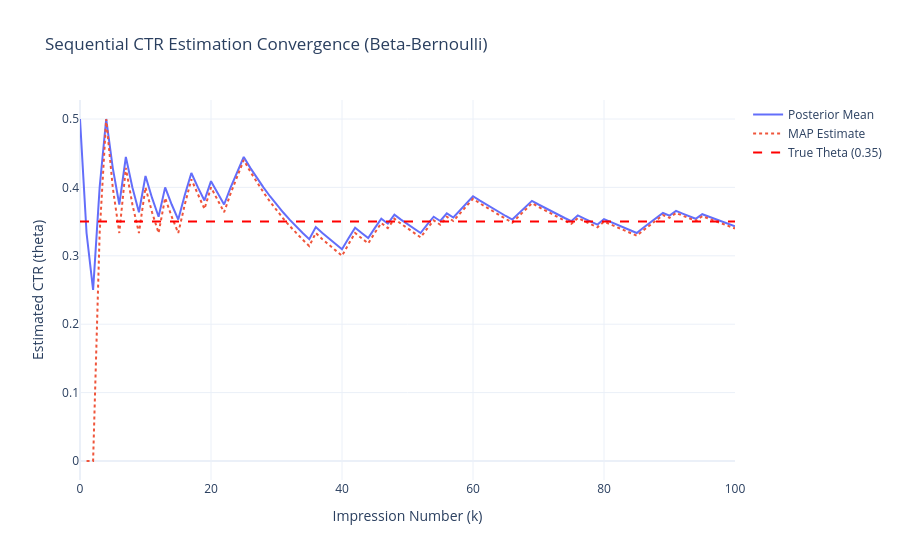

Notebook code for this chart:
### Code cell
import numpy as np
import plotly.graph_objects as go

# 1. Setup Simulation Parameters
np.random.seed(101)
n_impressions = 100
theta_true = 0.35

# 2. Tracking Variables
alpha_k = 1
beta_k = 1
mean_estimates = [alpha_k / (alpha_k + beta_k)]
map_estimates = [np.nan] # MAP is undefined at (1,1)

# 3. Simulate and Update
for k in range(n_impressions):
    # Simulate user interaction
    y_k = 1 if np.random.uniform(0, 1) < theta_true else 0
    
    # Analytical Update (Conjugacy)
    alpha_k += y_k
    beta_k += (1 - y_k)
    
    # Calculate Estimators
    mean_est = alpha_k / (alpha_k + beta_k)
    
    # Handle MAP edge cases
    if (alpha_k + beta_k - 2) == 0:
        map_est = np.nan
    else:
        # Clamp to [0, 1] for edge cases early in the sequence
        map_est = max(0.0, min(1.0, (alpha_k - 1) / (alpha_k + beta_k - 2)))
        
    mean_estimates.append(mean_est)
    map_estimates.append(map_est)

# 4. Visualize with Plotly
steps = list(range(n_impressions + 1))

fig = go.Figure()

fig.add_trace(go.Scatter(x=steps, y=mean_estimates, mode='lines', name="Posterior Mean", line=dict(width=2)))
fig.add_trace(go.Scatter(x=steps, y=map_estimates, mode='lines', name="MAP Estimate", line=dict(width=2, dash='dot')))
fig.add_trace(go.Scatter(x=steps, y=[theta_true]*(n_impressions + 1), mode='lines', 
                         name="True Theta (0.35)", line=dict(dash='dash', color='red', width=2)))

fig.update_layout(title="Sequential CTR Estimation Convergence (Beta-Bernoulli)",
                  xaxis_title="Impression Number (k)",
                  yaxis_title="Estimated CTR (theta)",
                  template="plotly_white")
fig.show()

### Figure 1 — Plotly figure (JSON) as saved in the notebook; plotly's stock layout.template omitted (floating-point values rounded to 4 significant figures)
{"data": [{"line": {"width": 2}, "mode": "lines", "name": "Posterior Mean", "type": "scatter", "x": [0, 1, 2, 3, 4, 5, 6, 7, 8, 9, 10, 11, 12, 13, 14, 15, 16, 17, 18, 19, 20, 21, 22, 23, 24, 25, 26, 27, 28, 29, 30, 31, 32, 33, 34, 35, 36, 37, 38, 39, 40, 41, 42, 43, 44, 45, 46, 47, 48, 49, 50, 51, 52, 53, 54, 55, 56, 57, 58, 59, 60, 61, 62, 63, 64, 65, 66, 67, 68, 69, 70, 71, 72, 73, 74, 75, 76, 77, 78, 79, 80, 81, 82, 83, 84, 85, 86, 87, 88, 89, 90, 91, 92, 93, 94, 95, 96, 97, 98, 99, 100], "y": [0.5, 0.3333, 0.25, 0.4, 0.5, 0.4286, 0.375, 0.4444, 0.4, 0.3636, 0.4167, 0.3846, 0.3571, 0.4, 0.375, 0.3529, 0.3889, 0.4211, 0.4, 0.381, 0.4091, 0.3913, 0.375, 0.4, 0.4231, 0.4444, 0.4286, 0.4138, 0.4, 0.3871, 0.375, 0.3636, 0.3529, 0.3429, 0.3333, 0.3243, 0.3421, 0.3333, 0.325, 0.3171, 0.3095, 0.3256, 0.3409, 0.3333, 0.3261, 0.3404, 0.3542, 0.3469, 0.36, 0.3529, 0.3462, 0.3396, 0.3333, 0.3455, 0.3571, 0.3509, 0.3621, 0.3559, 0.3667, 0.377, 0.3871, 0.381, 0.375, 0.3692, 0.3636, 0.3582, 0.3529, 0.3623, 0.3714, 0.3803, 0.375, 0.3699, 0.3649, 0.36, 0.3553, 0.3506, 0.359, 0.3544, 0.35, 0.3457, 0.3537, 0.3494, 0.3452, 0.3412, 0.3372, 0.3333, 0.3409, 0.3483, 0.3556, 0.3626, 0.3587, 0.3656, 0.3617, 0.3579, 0.3542, 0.3608, 0.3571, 0.3535, 0.35, 0.3465, 0.3431]}, {"line": {"dash": "dot", "width": 2}, "mode": "lines", "name": "MAP Estimate", "type": "scatter", "x": [0, 1, 2, 3, 4, 5, 6, 7, 8, 9, 10, 11, 12, 13, 14, 15, 16, 17, 18, 19, 20, 21, 22, 23, 24, 25, 26, 27, 28, 29, 30, 31, 32, 33, 34, 35, 36, 37, 38, 39, 40, 41, 42, 43, 44, 45, 46, 47, 48, 49, 50, 51, 52, 53, 54, 55, 56, 57, 58, 59, 60, 61, 62, 63, 64, 65, 66, 67, 68, 69, 70, 71, 72, 73, 74, 75, 76, 77, 78, 79, 80, 81, 82, 83, 84, 85, 86, 87, 88, 89, 90, 91, 92, 93, 94, 95, 96, 97, 98, 99, 100], "y": [null, 0, 0, 0.3333, 0.5, 0.4, 0.3333, 0.4286, 0.375, 0.3333, 0.4, 0.3636, 0.3333, 0.3846, 0.3571, 0.3333, 0.375, 0.4118, 0.3889, 0.3684, 0.4, 0.381, 0.3636, 0.3913, 0.4167, 0.44, 0.4231, 0.4074, 0.3929, 0.3793, 0.3667, 0.3548, 0.3438, 0.3333, 0.3235, 0.3143, 0.3333, 0.3243, 0.3158, 0.3077, 0.3, 0.3171, 0.3333, 0.3256, 0.3182, 0.3333, 0.3478, 0.3404, 0.3542, 0.3469, 0.34, 0.3333, 0.3269, 0.3396, 0.3519, 0.3455, 0.3571, 0.3509, 0.3621, 0.3729, 0.3833, 0.377, 0.371, 0.3651, 0.3594, 0.3538, 0.3485, 0.3582, 0.3676, 0.3768, 0.3714, 0.3662, 0.3611, 0.3562, 0.3514, 0.3467, 0.3553, 0.3506, 0.3462, 0.3418, 0.35, 0.3457, 0.3415, 0.3373, 0.3333, 0.3294, 0.3372, 0.3448, 0.3523, 0.3596, 0.3556, 0.3626, 0.3587, 0.3548, 0.3511, 0.3579, 0.3542, 0.3505, 0.3469, 0.3434, 0.34]}, {"line": {"color": "red", "dash": "dash", "width": 2}, "mode": "lines", "name": "True Theta (0.35)", "type": "scatter", "x": [0, 1, 2, 3, 4, 5, 6, 7, 8, 9, 10, 11, 12, 13, 14, 15, 16, 17, 18, 19, 20, 21, 22, 23, 24, 25, 26, 27, 28, 29, 30, 31, 32, 33, 34, 35, 36, 37, 38, 39, 40, 41, 42, 43, 44, 45, 46, 47, 48, 49, 50, 51, 52, 53, 54, 55, 56, 57, 58, 59, 60, 61, 62, 63, 64, 65, 66, 67, 68, 69, 70, 71, 72, 73, 74, 75, 76, 77, 78, 79, 80, 81, 82, 83, 84, 85, 86, 87, 88, 89, 90, 91, 92, 93, 94, 95, 96, 97, 98, 99, 100], "y": [0.35, 0.35, 0.35, 0.35, 0.35, 0.35, 0.35, 0.35, 0.35, 0.35, 0.35, 0.35, 0.35, 0.35, 0.35, 0.35, 0.35, 0.35, 0.35, 0.35, 0.35, 0.35, 0.35, 0.35, 0.35, 0.35, 0.35, 0.35, 0.35, 0.35, 0.35, 0.35, 0.35, 0.35, 0.35, 0.35, 0.35, 0.35, 0.35, 0.35, 0.35, 0.35, 0.35, 0.35, 0.35, 0.35, 0.35, 0.35, 0.35, 0.35, 0.35, 0.35, 0.35, 0.35, 0.35, 0.35, 0.35, 0.35, 0.35, 0.35, 0.35, 0.35, 0.35, 0.35, 0.35, 0.35, 0.35, 0.35, 0.35, 0.35, 0.35, 0.35, 0.35, 0.35, 0.35, 0.35, 0.35, 0.35, 0.35, 0.35, 0.35, 0.35, 0.35, 0.35, 0.35, 0.35, 0.35, 0.35, 0.35, 0.35, 0.35, 0.35, 0.35, 0.35, 0.35, 0.35, 0.35, 0.35, 0.35, 0.35, 0.35]}], "layout": {"title": {"text": "Sequential CTR Estimation Convergence (Beta-Bernoulli)"}, "xaxis": {"title": {"text": "Impression Number (k)"}}, "yaxis": {"title": {"text": "Estimated CTR (theta)"}}}}
